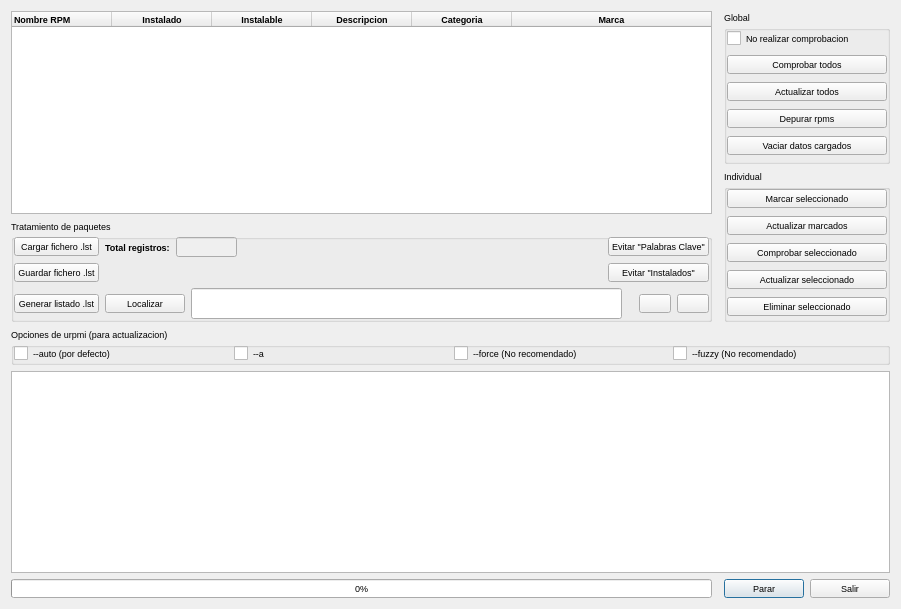
<?xml version="1.0" encoding="UTF-8"?>
<ui version="4.0">
 <class>Mrpm</class>
 <widget class="QDialog" name="Mrpm">
  <property name="geometry">
   <rect>
    <x>0</x>
    <y>0</y>
    <width>901</width>
    <height>609</height>
   </rect>
  </property>
  <property name="minimumSize">
   <size>
    <width>738</width>
    <height>609</height>
   </size>
  </property>
  <property name="font">
   <font>
    <pointsize>7</pointsize>
   </font>
  </property>
  <property name="focusPolicy">
   <enum>Qt::NoFocus</enum>
  </property>
  <property name="windowTitle">
   <string>Salvaguarda v.0.1.0</string>
  </property>
  <property name="windowIcon">
   <iconset resource="recoverdrake.qrc">
    <normaloff>:/Imagenes/rpm.png</normaloff>:/Imagenes/rpm.png</iconset>
  </property>
  <layout class="QGridLayout" name="gridLayout_9">
   <item row="4" column="2">
    <layout class="QGridLayout" name="gridLayout_7">
     <item row="0" column="0">
      <widget class="QPushButton" name="pushButton_16">
       <property name="toolTip">
        <string>Parar los procesos en ejecucion</string>
       </property>
       <property name="statusTip">
        <string>Parar los procesos en ejecucion</string>
       </property>
       <property name="whatsThis">
        <string>Parar los procesos en ejecucion</string>
       </property>
       <property name="text">
        <string>Parar</string>
       </property>
       <property name="icon">
        <iconset resource="recoverdrake.qrc">
         <normaloff>:/Imagenes/stop.png</normaloff>:/Imagenes/stop.png</iconset>
       </property>
      </widget>
     </item>
     <item row="0" column="1">
      <widget class="QPushButton" name="pushButton_2">
       <property name="toolTip">
        <string>Nos vamos..</string>
       </property>
       <property name="statusTip">
        <string>Nos vamos..</string>
       </property>
       <property name="whatsThis">
        <string>Nos vamos..</string>
       </property>
       <property name="text">
        <string>Salir</string>
       </property>
       <property name="icon">
        <iconset resource="recoverdrake.qrc">
         <normaloff>:/Imagenes/puerta.png</normaloff>:/Imagenes/puerta.png</iconset>
       </property>
      </widget>
     </item>
    </layout>
   </item>
   <item row="4" column="0">
    <layout class="QGridLayout" name="gridLayout_3">
     <item row="0" column="1" colspan="2">
      <widget class="QProgressBar" name="progressBar">
       <property name="toolTip">
        <string>Ratio de procesos realizados.</string>
       </property>
       <property name="statusTip">
        <string>Ratio de procesos realizados.</string>
       </property>
       <property name="whatsThis">
        <string>Ratio de procesos realizados.</string>
       </property>
       <property name="value">
        <number>0</number>
       </property>
      </widget>
     </item>
    </layout>
   </item>
   <item row="0" column="0">
    <widget class="QTableWidget" name="tableWidget">
     <property name="font">
      <font>
       <weight>75</weight>
       <bold>true</bold>
      </font>
     </property>
     <property name="toolTip">
      <string>Visor de registros de la base de datos.</string>
     </property>
     <property name="statusTip">
      <string>Visor de registros de la base de datos.</string>
     </property>
     <property name="whatsThis">
      <string>Visor de registros de la base de datos.</string>
     </property>
     <property name="autoScrollMargin">
      <number>26</number>
     </property>
     <property name="alternatingRowColors">
      <bool>true</bool>
     </property>
     <property name="selectionBehavior">
      <enum>QAbstractItemView::SelectRows</enum>
     </property>
     <property name="sortingEnabled">
      <bool>true</bool>
     </property>
     <attribute name="horizontalHeaderCascadingSectionResizes">
      <bool>true</bool>
     </attribute>
     <attribute name="horizontalHeaderDefaultSectionSize">
      <number>100</number>
     </attribute>
     <attribute name="horizontalHeaderMinimumSectionSize">
      <number>100</number>
     </attribute>
     <attribute name="horizontalHeaderShowSortIndicator" stdset="0">
      <bool>true</bool>
     </attribute>
     <attribute name="horizontalHeaderStretchLastSection">
      <bool>true</bool>
     </attribute>
     <attribute name="verticalHeaderCascadingSectionResizes">
      <bool>true</bool>
     </attribute>
     <attribute name="verticalHeaderDefaultSectionSize">
      <number>25</number>
     </attribute>
     <attribute name="verticalHeaderMinimumSectionSize">
      <number>25</number>
     </attribute>
     <attribute name="verticalHeaderShowSortIndicator" stdset="0">
      <bool>true</bool>
     </attribute>
     <attribute name="verticalHeaderStretchLastSection">
      <bool>true</bool>
     </attribute>
     <column>
      <property name="text">
       <string>Nombre RPM</string>
      </property>
      <property name="textAlignment">
       <set>AlignLeft|AlignVCenter</set>
      </property>
      <property name="icon">
       <iconset resource="recoverdrake.qrc">
        <normaloff>:/Imagenes/rpm.png</normaloff>:/Imagenes/rpm.png</iconset>
      </property>
     </column>
     <column>
      <property name="text">
       <string>Instalado</string>
      </property>
      <property name="icon">
       <iconset resource="recoverdrake.qrc">
        <normaloff>:/Imagenes/mandrivaupdate.png</normaloff>:/Imagenes/mandrivaupdate.png</iconset>
      </property>
     </column>
     <column>
      <property name="text">
       <string>Instalable</string>
      </property>
      <property name="icon">
       <iconset resource="recoverdrake.qrc">
        <normaloff>:/Imagenes/Correcto.png</normaloff>:/Imagenes/Correcto.png</iconset>
      </property>
     </column>
     <column>
      <property name="text">
       <string>Descripcion</string>
      </property>
      <property name="icon">
       <iconset resource="recoverdrake.qrc">
        <normaloff>:/Imagenes/notas.png</normaloff>:/Imagenes/notas.png</iconset>
      </property>
     </column>
     <column>
      <property name="text">
       <string>Categoria</string>
      </property>
      <property name="icon">
       <iconset resource="recoverdrake.qrc">
        <normaloff>:/Imagenes/programacion.png</normaloff>:/Imagenes/programacion.png</iconset>
      </property>
     </column>
     <column>
      <property name="text">
       <string>Marca</string>
      </property>
      <property name="icon">
       <iconset resource="recoverdrake.qrc">
        <normaloff>:/Imagenes/good.png</normaloff>:/Imagenes/good.png</iconset>
      </property>
     </column>
    </widget>
   </item>
   <item row="3" column="0" colspan="3">
    <widget class="QTextEdit" name="textEdit">
     <property name="enabled">
      <bool>true</bool>
     </property>
     <property name="font">
      <font>
       <family>Nimbus Sans L Condensed</family>
       <pointsize>8</pointsize>
      </font>
     </property>
     <property name="toolTip">
      <string>Consola de procesos, donde se detalla al maximo lo que va procesando.</string>
     </property>
     <property name="statusTip">
      <string>Consola de procesos, donde se detalla al maximo lo que va procesando.</string>
     </property>
     <property name="whatsThis">
      <string>Consola de procesos, donde se detalla al maximo lo que va procesando.</string>
     </property>
     <property name="html">
      <string>&lt;!DOCTYPE HTML PUBLIC &quot;-//W3C//DTD HTML 4.0//EN&quot; &quot;http://www.w3.org/TR/REC-html40/strict.dtd&quot;&gt;
&lt;html&gt;&lt;head&gt;&lt;meta name=&quot;qrichtext&quot; content=&quot;1&quot; /&gt;&lt;style type=&quot;text/css&quot;&gt;
p, li { white-space: pre-wrap; }
&lt;/style&gt;&lt;/head&gt;&lt;body style=&quot; font-family:'Nimbus Sans L Condensed'; font-size:8pt; font-weight:400; font-style:normal;&quot;&gt;
&lt;p style=&quot; margin-top:0px; margin-bottom:0px; margin-left:0px; margin-right:0px; -qt-block-indent:0; text-indent:0px;&quot;&gt;&lt;span style=&quot; font-family:'Sans Serif'; font-size:7pt; font-weight:600;&quot;&gt;&lt;br /&gt;&lt;/span&gt;&lt;/p&gt;&lt;/body&gt;&lt;/html&gt;</string>
     </property>
    </widget>
   </item>
   <item row="1" column="0">
    <widget class="QGroupBox" name="groupBox_4">
     <property name="title">
      <string>Tratamiento de paquetes</string>
     </property>
     <layout class="QGridLayout" name="gridLayout_8">
      <property name="leftMargin">
       <number>0</number>
      </property>
      <property name="topMargin">
       <number>0</number>
      </property>
      <property name="rightMargin">
       <number>0</number>
      </property>
      <property name="bottomMargin">
       <number>0</number>
      </property>
      <item row="0" column="0">
       <widget class="QPushButton" name="pushButton_4">
        <property name="toolTip">
         <string>Carga de fichero de una salvaguarda anterior para poder instalar, depurar o modificar.</string>
        </property>
        <property name="statusTip">
         <string>Carga de fichero de una salvaguarda anterior para poder instalar, depurar o modificar.</string>
        </property>
        <property name="whatsThis">
         <string>Carga de fichero de una salvaguarda anterior para poder instalar, depurar o modificar.</string>
        </property>
        <property name="text">
         <string>Cargar fichero .lst</string>
        </property>
        <property name="icon">
         <iconset resource="recoverdrake.qrc">
          <normaloff>:/Imagenes/fileopen.png</normaloff>:/Imagenes/fileopen.png</iconset>
        </property>
        <property name="iconSize">
         <size>
          <width>25</width>
          <height>25</height>
         </size>
        </property>
       </widget>
      </item>
      <item row="0" column="1">
       <widget class="QLabel" name="label">
        <property name="font">
         <font>
          <pointsize>7</pointsize>
          <weight>75</weight>
          <bold>true</bold>
         </font>
        </property>
        <property name="text">
         <string>Total registros:</string>
        </property>
       </widget>
      </item>
      <item row="0" column="2">
       <widget class="QLineEdit" name="lineEdit_2">
        <property name="enabled">
         <bool>false</bool>
        </property>
        <property name="minimumSize">
         <size>
          <width>51</width>
          <height>20</height>
         </size>
        </property>
        <property name="maximumSize">
         <size>
          <width>61</width>
          <height>20</height>
         </size>
        </property>
        <property name="font">
         <font>
          <pointsize>8</pointsize>
          <weight>75</weight>
          <bold>true</bold>
         </font>
        </property>
        <property name="toolTip">
         <string>Numero de registros activos en la base de datos activa.</string>
        </property>
        <property name="statusTip">
         <string>Numero de registros activos en la base de datos activa.</string>
        </property>
        <property name="whatsThis">
         <string>Numero de registros activos en la base de datos activa.</string>
        </property>
        <property name="layoutDirection">
         <enum>Qt::LeftToRight</enum>
        </property>
        <property name="alignment">
         <set>Qt::AlignRight|Qt::AlignTrailing|Qt::AlignVCenter</set>
        </property>
       </widget>
      </item>
      <item row="0" column="3">
       <spacer name="horizontalSpacer">
        <property name="orientation">
         <enum>Qt::Horizontal</enum>
        </property>
        <property name="sizeHint" stdset="0">
         <size>
          <width>40</width>
          <height>20</height>
         </size>
        </property>
       </spacer>
      </item>
      <item row="0" column="4">
       <widget class="QPushButton" name="pushButton_9">
        <property name="toolTip">
         <string>Purgar la base de datos de paquetes con un diccionario de palabras a evitar. Para poder quitar, modificar o insertar palabras nuevas, entra en la opcion correspondiente en Preferencias.</string>
        </property>
        <property name="statusTip">
         <string>Purgar la base de datos de paquetes con un diccionario de palabras a evitar. Para poder quitar, modificar o insertar palabras nuevas, entra en la opcion correspondiente en Preferencias.</string>
        </property>
        <property name="whatsThis">
         <string>Purgar la base de datos de paquetes con un diccionario de palabras a evitar. Para poder quitar, modificar o insertar palabras nuevas, entra en la opcion correspondiente en Preferencias.</string>
        </property>
        <property name="text">
         <string>Evitar &quot;Palabras Clave&quot;</string>
        </property>
        <property name="icon">
         <iconset resource="recoverdrake.qrc">
          <normaloff>:/Imagenes/peligro.png</normaloff>:/Imagenes/peligro.png</iconset>
        </property>
        <property name="iconSize">
         <size>
          <width>25</width>
          <height>25</height>
         </size>
        </property>
       </widget>
      </item>
      <item row="1" column="0">
       <widget class="QPushButton" name="pushButton_3">
        <property name="toolTip">
         <string>Generar un fichero .lst tanto de la carga de otro fichero tras depurarlo, como de la generacion de rpms del sistema.</string>
        </property>
        <property name="statusTip">
         <string>Generar un fichero .lst tanto de la carga de otro fichero tras depurarlo, como de la generacion de rpms del sistema.</string>
        </property>
        <property name="whatsThis">
         <string>Generar un fichero .lst tanto de la carga de otro fichero tras depurarlo, como de la generacion de rpms del sistema.</string>
        </property>
        <property name="text">
         <string>Guardar fichero .lst</string>
        </property>
        <property name="icon">
         <iconset resource="recoverdrake.qrc">
          <normaloff>:/Imagenes/filesave.png</normaloff>:/Imagenes/filesave.png</iconset>
        </property>
        <property name="iconSize">
         <size>
          <width>25</width>
          <height>25</height>
         </size>
        </property>
       </widget>
      </item>
      <item row="1" column="4">
       <widget class="QPushButton" name="pushButton_15">
        <property name="toolTip">
         <string>Purgar los paquetes ya instalados en la base de datos activa.</string>
        </property>
        <property name="statusTip">
         <string>Purgar los paquetes ya instalados en la base de datos activa.</string>
        </property>
        <property name="whatsThis">
         <string>Purgar los paquetes ya instalados en la base de datos activa.</string>
        </property>
        <property name="text">
         <string>Evitar &quot;Instalados&quot;</string>
        </property>
        <property name="icon">
         <iconset resource="recoverdrake.qrc">
          <normaloff>:/Imagenes/ccm1.png</normaloff>:/Imagenes/ccm1.png</iconset>
        </property>
        <property name="iconSize">
         <size>
          <width>25</width>
          <height>25</height>
         </size>
        </property>
       </widget>
      </item>
      <item row="2" column="0">
       <widget class="QPushButton" name="pushButton_14">
        <property name="toolTip">
         <string>Se genera el listado para poder luego guardarlo en un fichero (Salvaguarda)</string>
        </property>
        <property name="statusTip">
         <string>Se genera el listado para poder luego guardarlo en un fichero (Salvaguarda)</string>
        </property>
        <property name="whatsThis">
         <string>Se genera el listado para poder luego guardarlo en un fichero (Salvaguarda)</string>
        </property>
        <property name="text">
         <string>Generar listado .lst</string>
        </property>
        <property name="icon">
         <iconset resource="recoverdrake.qrc">
          <normaloff>:/Imagenes/notas.png</normaloff>:/Imagenes/notas.png</iconset>
        </property>
        <property name="iconSize">
         <size>
          <width>25</width>
          <height>25</height>
         </size>
        </property>
       </widget>
      </item>
      <item row="2" column="1" colspan="4">
       <layout class="QGridLayout" name="gridLayout_6">
        <item row="0" column="3">
         <widget class="QPushButton" name="pushButton_17">
          <property name="text">
           <string/>
          </property>
          <property name="icon">
           <iconset resource="recoverdrake.qrc">
            <normaloff>:/Imagenes/atras.png</normaloff>:/Imagenes/atras.png</iconset>
          </property>
         </widget>
        </item>
        <item row="0" column="0">
         <widget class="QPushButton" name="pushButton_13">
          <property name="toolTip">
           <string>Se introduce la palabra clave a buscar y se localizaran todos los que contengan dichos caracteres resaltandolo de rojo.</string>
          </property>
          <property name="statusTip">
           <string>Se introduce la palabra clave a buscar y se localizaran todos los que contengan dichos caracteres resaltandolo de rojo.</string>
          </property>
          <property name="whatsThis">
           <string>Se introduce la palabra clave a buscar y se localizaran todos los que contengan dichos caracteres resaltandolo de rojo.</string>
          </property>
          <property name="text">
           <string>Localizar</string>
          </property>
          <property name="icon">
           <iconset resource="recoverdrake.qrc">
            <normaloff>:/Imagenes/embudo.png</normaloff>:/Imagenes/embudo.png</iconset>
          </property>
          <property name="iconSize">
           <size>
            <width>25</width>
            <height>25</height>
           </size>
          </property>
         </widget>
        </item>
        <item row="0" column="1">
         <widget class="QLineEdit" name="lineEdit">
          <property name="enabled">
           <bool>true</bool>
          </property>
          <property name="font">
           <font>
            <pointsize>14</pointsize>
            <weight>75</weight>
            <bold>true</bold>
           </font>
          </property>
          <property name="toolTip">
           <string>Introducir palabra o caracteres a buscar, luego pulsar el boton de localizar.</string>
          </property>
          <property name="statusTip">
           <string>Introducir palabra o caracteres a buscar, luego pulsar el boton de localizar.</string>
          </property>
          <property name="whatsThis">
           <string>Introducir palabra o caracteres a buscar, luego pulsar el boton de localizar.</string>
          </property>
         </widget>
        </item>
        <item row="0" column="4">
         <widget class="QPushButton" name="pushButton_18">
          <property name="icon">
           <iconset resource="recoverdrake.qrc">
            <normaloff>:/Imagenes/adelante.png</normaloff>:/Imagenes/adelante.png</iconset>
          </property>
         </widget>
        </item>
        <item row="0" column="2">
         <widget class="QLabel" name="label_2">
          <property name="styleSheet">
           <string notr="true">font: bold;
color: rgb(0, 0, 255);</string>
          </property>
          <property name="text">
           <string/>
          </property>
         </widget>
        </item>
       </layout>
      </item>
     </layout>
    </widget>
   </item>
   <item row="2" column="0" colspan="3">
    <widget class="QGroupBox" name="groupBox_3">
     <property name="maximumSize">
      <size>
       <width>16777215</width>
       <height>60</height>
      </size>
     </property>
     <property name="toolTip">
      <string>Opciones de urpmi que pueden ser elegidas entre las mostradas.</string>
     </property>
     <property name="statusTip">
      <string>Opciones de urpmi que pueden ser elegidas entre las mostradas.</string>
     </property>
     <property name="whatsThis">
      <string>Opciones de urpmi que pueden ser elegidas entre las mostradas.</string>
     </property>
     <property name="title">
      <string>Opciones de urpmi (para actualizacion)</string>
     </property>
     <layout class="QGridLayout" name="gridLayout_4">
      <property name="leftMargin">
       <number>0</number>
      </property>
      <property name="topMargin">
       <number>0</number>
      </property>
      <property name="rightMargin">
       <number>0</number>
      </property>
      <property name="bottomMargin">
       <number>0</number>
      </property>
      <item row="0" column="0">
       <widget class="QCheckBox" name="checkBox_3">
        <property name="toolTip">
         <string>Opcion de urpmi interactivo</string>
        </property>
        <property name="statusTip">
         <string>Opcion de urpmi interactivo</string>
        </property>
        <property name="whatsThis">
         <string>Opcion de urpmi interactivo</string>
        </property>
        <property name="text">
         <string>--auto (por defecto)</string>
        </property>
       </widget>
      </item>
      <item row="0" column="1">
       <widget class="QCheckBox" name="checkBox">
        <property name="toolTip">
         <string>Opcion de urpmi para elegir todas las opciones posibles</string>
        </property>
        <property name="statusTip">
         <string>Opcion de urpmi para elegir todas las opciones posibles</string>
        </property>
        <property name="whatsThis">
         <string>Opcion de urpmi para elegir todas las opciones posibles</string>
        </property>
        <property name="text">
         <string>--a</string>
        </property>
       </widget>
      </item>
      <item row="0" column="2">
       <widget class="QCheckBox" name="checkBox_2">
        <property name="toolTip">
         <string>Opcion de urpmi para forzar la instalaciones</string>
        </property>
        <property name="statusTip">
         <string>Opcion de urpmi para forzar la instalaciones</string>
        </property>
        <property name="whatsThis">
         <string>Opcion de urpmi para forzar la instalaciones</string>
        </property>
        <property name="text">
         <string>--force (No recomendado)</string>
        </property>
       </widget>
      </item>
      <item row="0" column="3">
       <widget class="QCheckBox" name="checkBox_4">
        <property name="toolTip">
         <string>Opcion de urpmi para usar todas las opciones posibles de paquete</string>
        </property>
        <property name="statusTip">
         <string>Opcion de urpmi para usar todas las opciones posibles de paquete</string>
        </property>
        <property name="whatsThis">
         <string>Opcion de urpmi para usar todas las opciones posibles de paquete</string>
        </property>
        <property name="text">
         <string>--fuzzy (No recomendado)</string>
        </property>
       </widget>
      </item>
     </layout>
    </widget>
   </item>
   <item row="0" column="2" rowspan="2">
    <layout class="QGridLayout" name="gridLayout_5">
     <item row="0" column="0">
      <widget class="QGroupBox" name="groupBox_2">
       <property name="title">
        <string>Global</string>
       </property>
       <layout class="QGridLayout" name="gridLayout">
        <property name="leftMargin">
         <number>0</number>
        </property>
        <property name="topMargin">
         <number>0</number>
        </property>
        <property name="rightMargin">
         <number>0</number>
        </property>
        <property name="bottomMargin">
         <number>0</number>
        </property>
        <item row="3" column="0">
         <widget class="QPushButton" name="pushButton">
          <property name="minimumSize">
           <size>
            <width>131</width>
            <height>0</height>
           </size>
          </property>
          <property name="toolTip">
           <string>Actualizacion de todos los paquetes de la base de datos.</string>
          </property>
          <property name="statusTip">
           <string>Actualizacion de todos los paquetes de la base de datos.</string>
          </property>
          <property name="whatsThis">
           <string>Actualizacion de todos los paquetes de la base de datos.</string>
          </property>
          <property name="text">
           <string>Actualizar todos</string>
          </property>
          <property name="icon">
           <iconset resource="recoverdrake.qrc">
            <normaloff>:/Imagenes/rpm.png</normaloff>:/Imagenes/rpm.png</iconset>
          </property>
          <property name="iconSize">
           <size>
            <width>25</width>
            <height>25</height>
           </size>
          </property>
         </widget>
        </item>
        <item row="1" column="0">
         <widget class="QPushButton" name="pushButton_6">
          <property name="minimumSize">
           <size>
            <width>131</width>
            <height>0</height>
           </size>
          </property>
          <property name="toolTip">
           <string>Se realiza la comprobacion de todos los paquetes de la base de datos (Es un proceso muy largo, pero te informa de muchos datos adicionales).</string>
          </property>
          <property name="statusTip">
           <string>Se realiza la comprobacion de todos los paquetes de la base de datos (Es un proceso muy largo, pero te informa de muchos datos adicionales).</string>
          </property>
          <property name="whatsThis">
           <string>Se realiza la comprobacion de todos los paquetes de la base de datos (Es un proceso muy largo, pero te informa de muchos datos adicionales).</string>
          </property>
          <property name="text">
           <string>Comprobar todos</string>
          </property>
          <property name="icon">
           <iconset resource="recoverdrake.qrc">
            <normaloff>:/Imagenes/lupa.png</normaloff>:/Imagenes/lupa.png</iconset>
          </property>
          <property name="iconSize">
           <size>
            <width>25</width>
            <height>25</height>
           </size>
          </property>
         </widget>
        </item>
        <item row="4" column="0">
         <widget class="QPushButton" name="pushButton_7">
          <property name="minimumSize">
           <size>
            <width>131</width>
            <height>0</height>
           </size>
          </property>
          <property name="toolTip">
           <string>Se depura la base de datos activos, eliminando los que no se pueden instalar.</string>
          </property>
          <property name="statusTip">
           <string>Se depura la base de datos activos, eliminando los que no se pueden instalar.</string>
          </property>
          <property name="whatsThis">
           <string>Se depura la base de datos activos, eliminando los que no se pueden instalar.</string>
          </property>
          <property name="text">
           <string>Depurar rpms</string>
          </property>
          <property name="icon">
           <iconset resource="recoverdrake.qrc">
            <normaloff>:/Imagenes/sustituir.png</normaloff>:/Imagenes/sustituir.png</iconset>
          </property>
          <property name="iconSize">
           <size>
            <width>25</width>
            <height>25</height>
           </size>
          </property>
         </widget>
        </item>
        <item row="0" column="0">
         <widget class="QCheckBox" name="checkBox_5">
          <property name="toolTip">
           <string>Si esta marcado no se comprobaran los paquetes por lo que se acelera en un 50% el tiempo de espera para finalizar el proceso</string>
          </property>
          <property name="statusTip">
           <string>Si esta marcado no se comprobaran los paquetes por lo que se acelera en un 50% el tiempo de espera para finalizar el proceso</string>
          </property>
          <property name="whatsThis">
           <string>Si esta marcado no se comprobaran los paquetes por lo que se acelera en un 50% el tiempo de espera para finalizar el proceso</string>
          </property>
          <property name="text">
           <string>No realizar comprobacion</string>
          </property>
         </widget>
        </item>
        <item row="5" column="0">
         <widget class="QPushButton" name="pushButton_19">
          <property name="toolTip">
           <string>Limpiar los datos cargados.</string>
          </property>
          <property name="statusTip">
           <string>Limpiar los datos cargados.</string>
          </property>
          <property name="whatsThis">
           <string>Limpiar los datos cargados.</string>
          </property>
          <property name="text">
           <string>Vaciar datos cargados</string>
          </property>
          <property name="icon">
           <iconset resource="recoverdrake.qrc">
            <normaloff>:/Imagenes/escoba.png</normaloff>:/Imagenes/escoba.png</iconset>
          </property>
          <property name="iconSize">
           <size>
            <width>25</width>
            <height>25</height>
           </size>
          </property>
         </widget>
        </item>
       </layout>
      </widget>
     </item>
     <item row="1" column="0">
      <widget class="QGroupBox" name="groupBox">
       <property name="title">
        <string>Individual</string>
       </property>
       <layout class="QGridLayout" name="gridLayout_2">
        <property name="leftMargin">
         <number>0</number>
        </property>
        <property name="topMargin">
         <number>0</number>
        </property>
        <property name="rightMargin">
         <number>0</number>
        </property>
        <property name="bottomMargin">
         <number>0</number>
        </property>
        <item row="0" column="0" colspan="2">
         <widget class="QPushButton" name="pushButton_10">
          <property name="minimumSize">
           <size>
            <width>131</width>
            <height>0</height>
           </size>
          </property>
          <property name="toolTip">
           <string>Marca la linea activa de la base de datos para su tratamiento.</string>
          </property>
          <property name="statusTip">
           <string>Marca la linea activa de la base de datos para su tratamiento.</string>
          </property>
          <property name="whatsThis">
           <string>Marca la linea activa de la base de datos para su tratamiento.</string>
          </property>
          <property name="text">
           <string>Marcar seleccionado</string>
          </property>
          <property name="icon">
           <iconset resource="recoverdrake.qrc">
            <normaloff>:/Imagenes/good.png</normaloff>:/Imagenes/good.png</iconset>
          </property>
          <property name="iconSize">
           <size>
            <width>25</width>
            <height>25</height>
           </size>
          </property>
         </widget>
        </item>
        <item row="4" column="0" colspan="2">
         <widget class="QPushButton" name="pushButton_5">
          <property name="toolTip">
           <string>Comprueba la disponibilidad solo el registro marcado.</string>
          </property>
          <property name="statusTip">
           <string>Comprueba la disponibilidad solo el registro marcado.</string>
          </property>
          <property name="whatsThis">
           <string>Comprueba la disponibilidad solo el registro marcado.</string>
          </property>
          <property name="text">
           <string>Comprobar seleccionado</string>
          </property>
          <property name="icon">
           <iconset resource="recoverdrake.qrc">
            <normaloff>:/Imagenes/lupaO.png</normaloff>:/Imagenes/lupaO.png</iconset>
          </property>
          <property name="iconSize">
           <size>
            <width>25</width>
            <height>25</height>
           </size>
          </property>
         </widget>
        </item>
        <item row="3" column="0" colspan="2">
         <widget class="QPushButton" name="pushButton_12">
          <property name="minimumSize">
           <size>
            <width>131</width>
            <height>0</height>
           </size>
          </property>
          <property name="toolTip">
           <string>Actualiza solo el registro marcado.</string>
          </property>
          <property name="statusTip">
           <string>Actualiza solo el registro marcado.</string>
          </property>
          <property name="whatsThis">
           <string>Actualiza solo el registro marcado.</string>
          </property>
          <property name="text">
           <string>Actualizar marcados</string>
          </property>
          <property name="icon">
           <iconset resource="recoverdrake.qrc">
            <normaloff>:/Imagenes/rpm.png</normaloff>:/Imagenes/rpm.png</iconset>
          </property>
          <property name="iconSize">
           <size>
            <width>25</width>
            <height>25</height>
           </size>
          </property>
         </widget>
        </item>
        <item row="6" column="0" colspan="2">
         <widget class="QPushButton" name="pushButton_11">
          <property name="minimumSize">
           <size>
            <width>131</width>
            <height>0</height>
           </size>
          </property>
          <property name="toolTip">
           <string>Elimina todos los registros marcados anteriormente.</string>
          </property>
          <property name="statusTip">
           <string>Elimina todos los registros marcados anteriormente.</string>
          </property>
          <property name="whatsThis">
           <string>Elimina todos los registros marcados anteriormente.</string>
          </property>
          <property name="text">
           <string>Eliminar seleccionado</string>
          </property>
          <property name="icon">
           <iconset resource="recoverdrake.qrc">
            <normaloff>:/Imagenes/bad.png</normaloff>:/Imagenes/bad.png</iconset>
          </property>
          <property name="iconSize">
           <size>
            <width>25</width>
            <height>25</height>
           </size>
          </property>
         </widget>
        </item>
        <item row="5" column="0" colspan="2">
         <widget class="QPushButton" name="pushButton_8">
          <property name="minimumSize">
           <size>
            <width>131</width>
            <height>0</height>
           </size>
          </property>
          <property name="toolTip">
           <string>Actualiza todos los registros marcados anteriormente.</string>
          </property>
          <property name="statusTip">
           <string>Actualiza todos los registros marcados anteriormente.</string>
          </property>
          <property name="whatsThis">
           <string>Actualiza todos los registros marcados anteriormente.</string>
          </property>
          <property name="text">
           <string>Actualizar seleccionado</string>
          </property>
          <property name="icon">
           <iconset resource="recoverdrake.qrc">
            <normaloff>:/Imagenes/rpm.png</normaloff>:/Imagenes/rpm.png</iconset>
          </property>
          <property name="iconSize">
           <size>
            <width>25</width>
            <height>25</height>
           </size>
          </property>
         </widget>
        </item>
       </layout>
      </widget>
     </item>
    </layout>
   </item>
  </layout>
 </widget>
 <tabstops>
  <tabstop>lineEdit</tabstop>
  <tabstop>pushButton_2</tabstop>
  <tabstop>textEdit</tabstop>
  <tabstop>pushButton_16</tabstop>
  <tabstop>pushButton_4</tabstop>
  <tabstop>lineEdit_2</tabstop>
  <tabstop>pushButton_9</tabstop>
  <tabstop>pushButton_3</tabstop>
  <tabstop>pushButton_15</tabstop>
  <tabstop>pushButton_14</tabstop>
  <tabstop>checkBox_3</tabstop>
  <tabstop>checkBox</tabstop>
  <tabstop>checkBox_2</tabstop>
  <tabstop>checkBox_4</tabstop>
  <tabstop>pushButton</tabstop>
  <tabstop>pushButton_6</tabstop>
  <tabstop>pushButton_7</tabstop>
  <tabstop>checkBox_5</tabstop>
  <tabstop>pushButton_10</tabstop>
  <tabstop>pushButton_5</tabstop>
  <tabstop>pushButton_12</tabstop>
  <tabstop>pushButton_11</tabstop>
  <tabstop>pushButton_8</tabstop>
  <tabstop>pushButton_13</tabstop>
  <tabstop>tableWidget</tabstop>
 </tabstops>
 <resources>
  <include location="recoverdrake.qrc"/>
 </resources>
 <connections/>
</ui>
